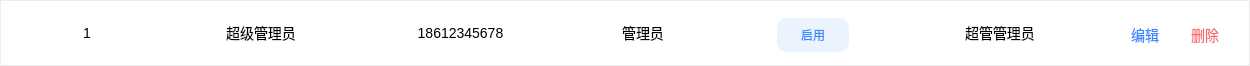
<?xml version="1.0" encoding="UTF-8"?>
<ui version="4.0">
 <class>RoleTableItem</class>
 <widget class="QWidget" name="RoleTableItem">
  <property name="geometry">
   <rect>
    <x>0</x>
    <y>0</y>
    <width>1250</width>
    <height>66</height>
   </rect>
  </property>
  <property name="minimumSize">
   <size>
    <width>0</width>
    <height>66</height>
   </size>
  </property>
  <property name="maximumSize">
   <size>
    <width>16777215</width>
    <height>66</height>
   </size>
  </property>
  <property name="windowTitle">
   <string>Form</string>
  </property>
  <layout class="QHBoxLayout" name="horizontalLayout">
   <property name="spacing">
    <number>0</number>
   </property>
   <property name="leftMargin">
    <number>0</number>
   </property>
   <property name="topMargin">
    <number>0</number>
   </property>
   <property name="rightMargin">
    <number>0</number>
   </property>
   <property name="bottomMargin">
    <number>0</number>
   </property>
   <item>
    <widget class="QFrame" name="roleTableItemBg">
     <property name="styleSheet">
      <string notr="true">#roleTableItemBg { 
	background-color: #FFFFFF; 
	border: 1px solid #EBEDF0; 
	color: #222222; 
}
*{ font-family : 微软雅⿊; font-size : 14px; line-height : 19px; }</string>
     </property>
     <property name="frameShape">
      <enum>QFrame::Shape::StyledPanel</enum>
     </property>
     <property name="frameShadow">
      <enum>QFrame::Shadow::Raised</enum>
     </property>
     <widget class="QLabel" name="idLabel">
      <property name="geometry">
       <rect>
        <x>0</x>
        <y>0</y>
        <width>174</width>
        <height>66</height>
       </rect>
      </property>
      <property name="text">
       <string>1</string>
      </property>
      <property name="alignment">
       <set>Qt::AlignmentFlag::AlignCenter</set>
      </property>
     </widget>
     <widget class="QLabel" name="phoneLabel">
      <property name="geometry">
       <rect>
        <x>348</x>
        <y>0</y>
        <width>225</width>
        <height>66</height>
       </rect>
      </property>
      <property name="text">
       <string>18612345678</string>
      </property>
      <property name="alignment">
       <set>Qt::AlignmentFlag::AlignCenter</set>
      </property>
     </widget>
     <widget class="QLabel" name="nameLabel">
      <property name="geometry">
       <rect>
        <x>568</x>
        <y>0</y>
        <width>150</width>
        <height>66</height>
       </rect>
      </property>
      <property name="text">
       <string>管理员</string>
      </property>
      <property name="alignment">
       <set>Qt::AlignmentFlag::AlignCenter</set>
      </property>
     </widget>
     <widget class="QPushButton" name="statusButton">
      <property name="geometry">
       <rect>
        <x>777</x>
        <y>18</y>
        <width>72</width>
        <height>34</height>
       </rect>
      </property>
      <property name="styleSheet">
       <string notr="true">#statusButton {
	color: #3686FF; 
	background-color: #EBF3FF; 
	border: none; 
	border-radius: 10px; 
	font-size: 12px; 
	line-height: 16px; 
}</string>
      </property>
      <property name="text">
       <string>启用</string>
      </property>
     </widget>
     <widget class="QLabel" name="commentLabel">
      <property name="geometry">
       <rect>
        <x>906</x>
        <y>0</y>
        <width>188</width>
        <height>66</height>
       </rect>
      </property>
      <property name="text">
       <string>超管管理员</string>
      </property>
      <property name="alignment">
       <set>Qt::AlignmentFlag::AlignCenter</set>
      </property>
     </widget>
     <widget class="QPushButton" name="editBtn">
      <property name="geometry">
       <rect>
        <x>1130</x>
        <y>25</y>
        <width>30</width>
        <height>19</height>
       </rect>
      </property>
      <property name="styleSheet">
       <string notr="true">#editBtn { background-color: transparent; border: none; color: #3686FF; }</string>
      </property>
      <property name="text">
       <string>编辑</string>
      </property>
     </widget>
     <widget class="QPushButton" name="delBtn">
      <property name="geometry">
       <rect>
        <x>1190</x>
        <y>25</y>
        <width>30</width>
        <height>19</height>
       </rect>
      </property>
      <property name="styleSheet">
       <string notr="true">#delBtn { background-color: transparent; border: none; color: #FD6A6A; }</string>
      </property>
      <property name="text">
       <string>删除</string>
      </property>
     </widget>
     <widget class="QLabel" name="roleLabel">
      <property name="geometry">
       <rect>
        <x>174</x>
        <y>0</y>
        <width>174</width>
        <height>66</height>
       </rect>
      </property>
      <property name="text">
       <string>超级管理员</string>
      </property>
      <property name="alignment">
       <set>Qt::AlignmentFlag::AlignCenter</set>
      </property>
     </widget>
    </widget>
   </item>
  </layout>
 </widget>
 <resources/>
 <connections/>
</ui>
